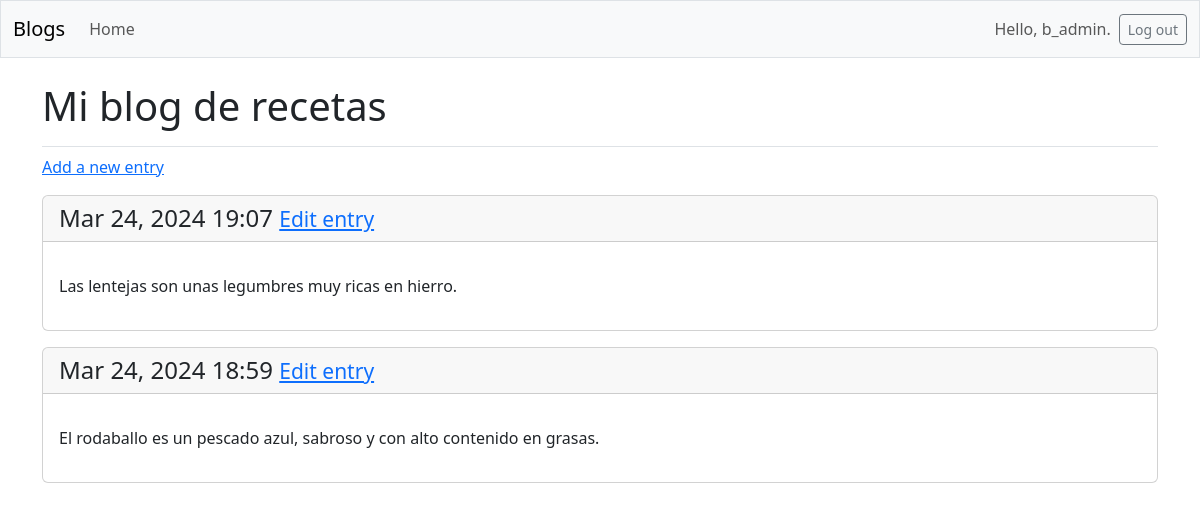
The page /blogs/1/ (signed in) on the database its author committed.
### blogs/models.py (models this page shows, shortened)
class Blog (models.Model):
    title = models.CharField(max_length = 200)
    description = models.TextField()
    date_added = models.DateTimeField(auto_now_add = True)
    owner = models.ForeignKey(User, on_delete = models.CASCADE)

class BlogEntry (models.Model):
    blog =  models.ForeignKey(Blog, on_delete = models.CASCADE)
    title = models.CharField(max_length = 100, default = 'Sin título')
    text = models.TextField()
    date_added = models.DateTimeField(auto_now_add = True)
    class Meta:
        verbose_name_plural = 'blog_entries'

### blogs/views.py (the view)
# urls.py: path('blogs/<int:blog_id>/', views.blog, name = 'blog'),
@login_required
def blog(request, blog_id):
    blog = Blog.objects.get(id = blog_id)
    entries = blog.blogentry_set.order_by('-date_added')
    context = {'blog': blog, 'entries': entries}
    return render(request, 'blogs/blog.html', context)

### blogs/templates/blogs/blog.html
{% extends 'blogs/base.html' %}
{% block page_header %}
    <h1>{{ blog.title }}</h1>
{% endblock page_header %}
{% block content %}
    <p>
        <a href="{% url 'blogs:new_entry' blog.id %}">
            Add a new entry</a>
    </p>
    {% for entry in entries %}
        <div class="card mb-3">
            <h4 class = "card-header">
                {{ entry.date_added|date:'M d, Y H:i' }}
                <small><a href="{% url 'blogs:edit_entry' entry.id %}">
                        Edit entry</a></small>
            </h4>
            <div class="card-body">
                <p class="card-text">{{ entry.text|linebreaks }}</p></div>
        </div>
    {% empty %}
        <li>No entries have been added yet.</li>
    {% endfor %}
{% endblock content %}

### blogs/templates/blogs/base.html (shortened to what this page needs)
<!doctype html>
<html lang="en">
<head>
    {% load django_bootstrap5 %}
    {% bootstrap_css %}
</head>
<body>
    <nav class="navbar navbar-expand-md navbar-light bg-light mb-4 border">
        <div class="container-fluid">
            <a class="navbar-brand" href="{% url 'blogs:index' %}">Blogs</a>
            <div class="collapse navbar-collapse" id="navbarCollapse">
                <ul class="navbar-nav me-auto mb-2 mb-md-0">
                    <li class="nav-item">
                        <a class="nav-link" href="{% url 'blogs:blogs' %}">
                            Home</a></li>
                </ul>
                <ul class="navbar-nav ms-auto mb-2 mb-md-0">
                    {% if user.is_authenticated %}
                        <li class="nav-item">
                            <span class="navbar-text me-2">
                                Hello, {{ user.username }}.</span></li>
                    {% endif %}
                </ul>
                {% if user.is_authenticated %}
                <form action="{% url 'accounts:logout' %}" method="post">
                    <button name="submit"
                    class="btn btn-outline-secondary btn-sm">
                    Log out</button>
                </form>
                {% endif %}
            </div>
        </div>
    </nav>
    <main class="container">
        <div class="pb-2 mb-2 border-bottom">
            {% block page_header %}{% endblock page_header %}
        </div>
        <div>
            {% block content %}{% endblock content %}
        </div>
    </main>
</body>
</html>

### rows shown on the page
Blog: title "Mi blog de recetas"
BlogEntry: date_added "Mar 24, 2024 19:07", text "Las lentejas son unas legumbres muy ricas en hierro."
BlogEntry: date_added "Mar 24, 2024 18:59", text "El rodaballo es un pescado azul, sabroso y con alto contenido en grasas."

### other values the page prints
{{ user.username }} "b_admin"
